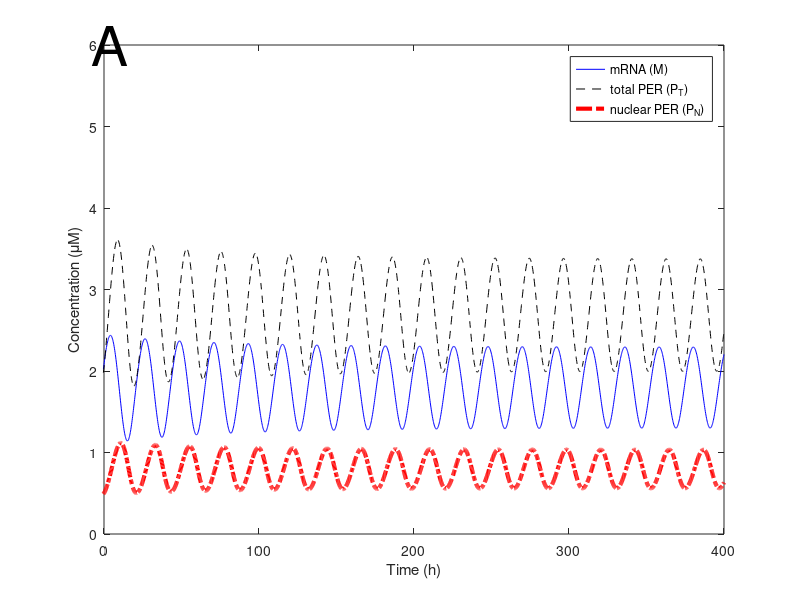

MATLAB code to generate this figure:
%file circadian_rhythm.m
%Goldbeter model of circadian rhythm in Drosophila
%reviewed in Goldbeter (1996) Biochemical oscillations and cellular
%rhythms, Cambridge University Press

function circadian_rhythm

%declare model parameters
global vs ;
global vm;
global vd;
global ks ;
global kt1;
global kt2;
global v1;
global v2;
global v3 ;
global v4;
global k1 ;
global k2 ;
global k3 ;
global k4 ;
global ki ;
global km1;
global kd;
global n;

%assign parameter values
vs=0.76;
vm=0.65;
vd=0.95;
ks=0.38;
kt1=1.9;
kt2=1.3;
v1=3.2;
v2=1.58;
v3=5;
v4=2.5;
k1=1;
k2=1;
k3=2;
k4=2;
ki=1;
km1=0.5;
kd=0.2;
n=3;

%set simulation parameters
ODEFUN=@circadianddt;
Tend=400;

%set initial condition: state = [M, P0, P1, P2, PN]
S0=[1 1 0 0 0 ];

%run simulation (run from before time zero to the limit cycle by zero
[t,S]=ode45(ODEFUN, [-50,Tend], S0);

%generate figure 7.19A
figure(1)
set(gca, 'fontsize', 14)
plot(t, S(:,1), 'b', t, S(:,2)+ S(:,3) + S(:,4) + S(:,5), 'k--', t, S(:,5), 'r-.', 'LineWidth', 3)
axis([0 400 0 6])
legend('mRNA (M)', 'total PER (P_T)', 'nuclear PER (P_N)')
str1(1) = {'A'};
text(-8,6,str1, 'Fontsize', 40)
xlabel('Time (h)')
ylabel('Concentration (\muM)')
    
    
%%generate continuation diagram
%
%Tend=1000;
%%choose a mesh of vd values
%N=15;
%
%peakepsilon=0.05;
%vd_values=zeros(N,1);
%period=zeros(N,1);
%
%%over the mesh, determine the period of oscillation
%for i=1:N
%    vd=0.5 + (2.55 - 0.5)*(i-1)/(N-1);
%    vd_values(i)=vd;
%    [t,s]=ode45(ODEFUN, [-500,Tend], S0);
%    
%figure(99)
%%determine peak
%inds=peakdetect(s(:,1));
%maxpeak=max(s(floor(0.8*length(t)):length(t),1));
%
%
%%determine peak-to-peak time interval
%flag1=0; 
%n1=0;
%while flag1==0
%    index_of_last_peak=inds(length(inds)-n1)
%    if maxpeak-s(index_of_last_peak,1)<peakepsilon
%        flag1=1;
%    else
%        n1=n1+1;
%    end
%end
%    
%flag2=0;
%n2=n1+1;
%while flag2==0
%    index_of_secondlastpeak=inds(length(inds)-n2)
%    if maxpeak-s(index_of_secondlastpeak,1)<peakepsilon
%        flag2=1;
%    else
%        n2=n2+1;
%    end
%end    
%    
%period(i)=t(index_of_last_peak)-t(index_of_secondlastpeak);
%
%end
%
		 %%produce figure panel B (continuation)
%figure(2)
%set(gca, 'fontsize', 14)
%plot(vd_values, period, 'k', 'Linewidth', 3)
%xlabel('maximal degradation rate of PER (v_d) (\muM/h)')
%ylabel('Period of oscillations (h)')
%axis([0.4 2.7 10 70])
%str1(1) = {'B'};
%text(0.1,70,str1, 'Fontsize', 40)
   
end

%model dynamics
function dS = circadianddt(t,S)

global vs ;
global vm;
global vd;
global ks ;
global kt1;
global kt2;
global v1;
global v2;
global v3 ;
global v4;
global k1 ;
global k2 ;
global k3 ;
global k4 ;
global ki ;
global km1;
global kd;
global n;


M=S(1);
P0=S(2);
P1=S(3);
P2=S(4);
PN=S(5);


dS=[vs/(1+(PN/ki)^n) - (vm*M)/(km1+M);ks*M - (v1*P0)/(k1+P0) + (v2*P1)/(k2 + P1);(v1*P0)/(k1+P0) - (v2*P1)/(k2 + P1) - (v3*P1)/(k3+P1) + (v4*P2)/(k4+P2);(v3*P1)/(k3+P1) - (v4*P2)/(k4+P2)  - kt1*P2 + kt2*PN - (vd*P2)/(kd+P2);kt1*P2 - kt2*PN
];

end
